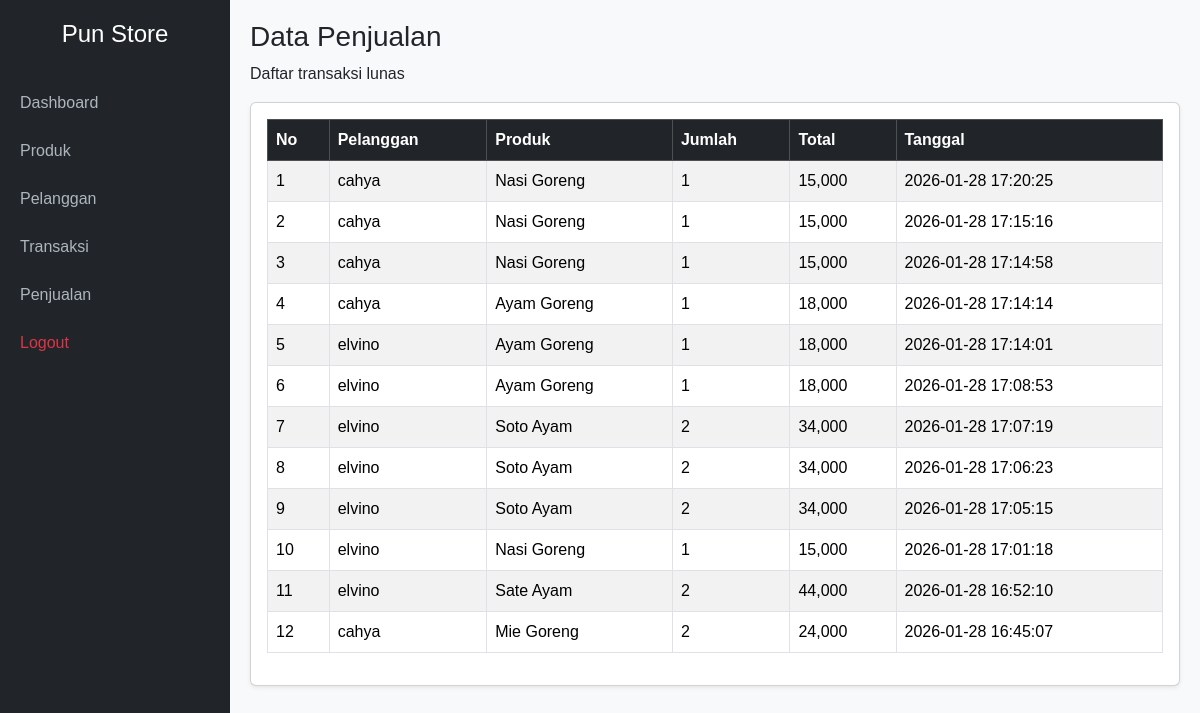
The app's page /admin/penjualan.php (signed in) with its own data.
### tables this page shows
CREATE TABLE `penjualan` (
  `id_penjualan` int(11) NOT NULL,
  `id_pelanggan` int(11) NOT NULL,
  `id_produk` int(11) NOT NULL,
  `jumlah_dibeli` int(11) NOT NULL,
  `sub_harga` int(11) NOT NULL,
  `total_harga` int(11) NOT NULL,
  `waktu` timestamp NOT NULL DEFAULT current_timestamp() ON UPDATE current_timestamp()
);

CREATE TABLE `pelanggan` (
  `id_pelanggan` int(11) NOT NULL,
  `nama` varchar(100) NOT NULL,
  `no_hp` varchar(100) NOT NULL
);

CREATE TABLE `produk` (
  `id_produk` int(11) NOT NULL,
  `nama_produk` varchar(100) NOT NULL,
  `stok` int(11) NOT NULL,
  `harga` int(11) NOT NULL
);

### admin/penjualan.php (the view, shortened to what this page needs)
<?php
include "../koneksi.php";
?>
<!DOCTYPE html>
<html lang="id">
<head>
<link href="https://cdn.jsdelivr.net/npm/bootstrap@5.3.2/dist/css/bootstrap.min.css" rel="stylesheet">
</head>
<body>
<?php include "sidebar.php"; ?>
<div class="content">
<h3>Data Penjualan</h3>
<p>Daftar transaksi lunas</p>
<div class="card shadow-sm mt-3">
<div class="card-body">
<table class="table table-bordered table-striped">
<thead class="table-dark">
<tr>
    <th>No</th>
    <th>Pelanggan</th>
    <th>Produk</th>
    <th>Jumlah</th>
    <th>Total</th>
    <th>Tanggal</th>
</tr>
</thead>
<tbody>
<?php
$no = 1;
$query = mysqli_query($koneksi,"
SELECT
    penjualan.*,
    produk.nama_produk,
    pelanggan.nama
FROM penjualan
JOIN produk ON penjualan.id_produk = produk.id_produk
JOIN pelanggan ON penjualan.id_pelanggan = pelanggan.id_pelanggan
ORDER BY penjualan.id_penjualan DESC
");
while($data = mysqli_fetch_assoc($query)){
?>
<tr>
    <td><?= $no++ ?></td>
    <td><?= $data['nama'] ?></td>
    <td><?= $data['nama_produk'] ?></td>
    <td><?= $data['jumlah_dibeli']; ?></td>
    <td><?= number_format($data['total_harga']); ?></td>
    <td><?= $data['waktu']; ?></td>
</tr>
<?php } ?>
</tbody>
</table>
</div>
</div>
</div>
</body>
</html>

### admin/sidebar.php (shortened to what this page needs)
<div class="sidebar">
    <h4>Pun Store</h4>
    <a href="index.php">Dashboard</a>
    <a href="produk.php">Produk</a>
    <a href="pelanggan.php">Pelanggan</a>
    <a href="transaksi.php">Transaksi</a>
    <a href="penjualan.php">Penjualan</a>
    <a href="../logout.php" class="text-danger">Logout</a>
</div>

### admin/sidebar.php (style rules this page uses)
body { margin:0; background:#f8f9fa; font-family: Arial, sans-serif; }
.sidebar { width:230px; height:100vh; background:#212529; position:fixed; left:0; top:0; padding-top:20px; }
.sidebar h4 { color:white; text-align:center; margin-bottom:30px; }
.sidebar a { color:#adb5bd; text-decoration:none; display:block; padding:12px 20px; }
.content { margin-left:230px; padding:20px; min-height:100vh; }

### records on screen
penjualan: id_pelanggan.nama "cahya", id_produk.nama_produk "Nasi Goreng", jumlah_dibeli "1", total_harga "15,000", waktu "2026-01-28 17:20:25"
penjualan: id_pelanggan.nama "cahya", id_produk.nama_produk "Nasi Goreng", jumlah_dibeli "1", total_harga "15,000", waktu "2026-01-28 17:15:16"
penjualan: id_pelanggan.nama "cahya", id_produk.nama_produk "Nasi Goreng", jumlah_dibeli "1", total_harga "15,000", waktu "2026-01-28 17:14:58"
penjualan: id_pelanggan.nama "cahya", id_produk.nama_produk "Ayam Goreng", jumlah_dibeli "1", total_harga "18,000", waktu "2026-01-28 17:14:14"
penjualan: id_pelanggan.nama "elvino", id_produk.nama_produk "Ayam Goreng", jumlah_dibeli "1", total_harga "18,000", waktu "2026-01-28 17:14:01"
penjualan: id_pelanggan.nama "elvino", id_produk.nama_produk "Ayam Goreng", jumlah_dibeli "1", total_harga "18,000", waktu "2026-01-28 17:08:53"
penjualan: id_pelanggan.nama "elvino", id_produk.nama_produk "Soto Ayam", jumlah_dibeli "2", total_harga "34,000", waktu "2026-01-28 17:07:19"
penjualan: id_pelanggan.nama "elvino", id_produk.nama_produk "Soto Ayam", jumlah_dibeli "2", total_harga "34,000", waktu "2026-01-28 17:06:23"
penjualan: id_pelanggan.nama "elvino", id_produk.nama_produk "Soto Ayam", jumlah_dibeli "2", total_harga "34,000", waktu "2026-01-28 17:05:15"
penjualan: id_pelanggan.nama "elvino", id_produk.nama_produk "Nasi Goreng", jumlah_dibeli "1", total_harga "15,000", waktu "2026-01-28 17:01:18"
penjualan: id_pelanggan.nama "elvino", id_produk.nama_produk "Sate Ayam", jumlah_dibeli "2", total_harga "44,000", waktu "2026-01-28 16:52:10"
penjualan: id_pelanggan.nama "cahya", id_produk.nama_produk "Mie Goreng", jumlah_dibeli "2", total_harga "24,000", waktu "2026-01-28 16:45:07"
